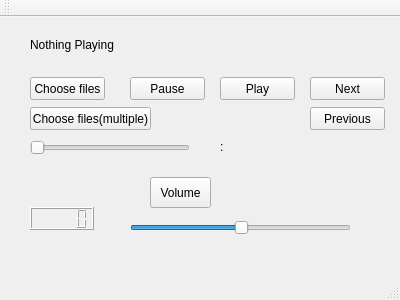
<?xml version="1.0" encoding="UTF-8"?>
<ui version="4.0">
 <class>MainWindow</class>
 <widget class="QMainWindow" name="MainWindow">
  <property name="geometry">
   <rect>
    <x>0</x>
    <y>0</y>
    <width>400</width>
    <height>300</height>
   </rect>
  </property>
  <property name="windowTitle">
   <string>GK's Music Player</string>
  </property>
  <widget class="QWidget" name="centralWidget">
   <widget class="QPushButton" name="pushButton">
    <property name="geometry">
     <rect>
      <x>30</x>
      <y>60</y>
      <width>75</width>
      <height>23</height>
     </rect>
    </property>
    <property name="text">
     <string>Choose files</string>
    </property>
   </widget>
   <widget class="QSlider" name="horizontalSlider">
    <property name="enabled">
     <bool>true</bool>
    </property>
    <property name="geometry">
     <rect>
      <x>130</x>
      <y>190</y>
      <width>221</width>
      <height>41</height>
     </rect>
    </property>
    <property name="value">
     <number>50</number>
    </property>
    <property name="sliderPosition">
     <number>50</number>
    </property>
    <property name="orientation">
     <enum>Qt::Horizontal</enum>
    </property>
   </widget>
   <widget class="QPushButton" name="pushButton_2">
    <property name="geometry">
     <rect>
      <x>130</x>
      <y>60</y>
      <width>75</width>
      <height>23</height>
     </rect>
    </property>
    <property name="text">
     <string>Pause</string>
    </property>
   </widget>
   <widget class="QPushButton" name="pushButton_3">
    <property name="geometry">
     <rect>
      <x>220</x>
      <y>60</y>
      <width>75</width>
      <height>23</height>
     </rect>
    </property>
    <property name="text">
     <string>Play</string>
    </property>
   </widget>
   <widget class="QToolButton" name="toolButton">
    <property name="geometry">
     <rect>
      <x>150</x>
      <y>160</y>
      <width>61</width>
      <height>31</height>
     </rect>
    </property>
    <property name="text">
     <string>Volume</string>
    </property>
   </widget>
   <widget class="QSlider" name="horizontalSlider_2">
    <property name="geometry">
     <rect>
      <x>30</x>
      <y>120</y>
      <width>160</width>
      <height>22</height>
     </rect>
    </property>
    <property name="orientation">
     <enum>Qt::Horizontal</enum>
    </property>
   </widget>
   <widget class="QLabel" name="label">
    <property name="geometry">
     <rect>
      <x>220</x>
      <y>120</y>
      <width>20</width>
      <height>20</height>
     </rect>
    </property>
    <property name="text">
     <string>:</string>
    </property>
   </widget>
   <widget class="QLabel" name="label_2">
    <property name="geometry">
     <rect>
      <x>200</x>
      <y>120</y>
      <width>20</width>
      <height>20</height>
     </rect>
    </property>
    <property name="text">
     <string/>
    </property>
   </widget>
   <widget class="QLabel" name="label_3">
    <property name="geometry">
     <rect>
      <x>230</x>
      <y>120</y>
      <width>20</width>
      <height>20</height>
     </rect>
    </property>
    <property name="text">
     <string/>
    </property>
   </widget>
   <widget class="QLabel" name="label_4">
    <property name="geometry">
     <rect>
      <x>30</x>
      <y>20</y>
      <width>271</width>
      <height>16</height>
     </rect>
    </property>
    <property name="text">
     <string>Nothing Playing</string>
    </property>
   </widget>
   <widget class="QPushButton" name="pushButton_4">
    <property name="geometry">
     <rect>
      <x>310</x>
      <y>60</y>
      <width>75</width>
      <height>23</height>
     </rect>
    </property>
    <property name="text">
     <string>Next</string>
    </property>
   </widget>
   <widget class="QLCDNumber" name="lcdNumber">
    <property name="geometry">
     <rect>
      <x>30</x>
      <y>190</y>
      <width>64</width>
      <height>23</height>
     </rect>
    </property>
   </widget>
   <widget class="QPushButton" name="pushButton_5">
    <property name="geometry">
     <rect>
      <x>30</x>
      <y>90</y>
      <width>121</width>
      <height>23</height>
     </rect>
    </property>
    <property name="text">
     <string>Choose files(multiple)</string>
    </property>
   </widget>
   <widget class="QPushButton" name="pushButton_6">
    <property name="geometry">
     <rect>
      <x>310</x>
      <y>90</y>
      <width>75</width>
      <height>23</height>
     </rect>
    </property>
    <property name="text">
     <string>Previous</string>
    </property>
   </widget>
   <zorder>horizontalSlider</zorder>
   <zorder>pushButton</zorder>
   <zorder>pushButton_2</zorder>
   <zorder>pushButton_3</zorder>
   <zorder>toolButton</zorder>
   <zorder>horizontalSlider_2</zorder>
   <zorder>label</zorder>
   <zorder>label_2</zorder>
   <zorder>label_3</zorder>
   <zorder>label_4</zorder>
   <zorder>pushButton_4</zorder>
   <zorder>lcdNumber</zorder>
   <zorder>pushButton_5</zorder>
   <zorder>pushButton_6</zorder>
  </widget>
  <widget class="QMenuBar" name="menuBar">
   <property name="geometry">
    <rect>
     <x>0</x>
     <y>0</y>
     <width>400</width>
     <height>21</height>
    </rect>
   </property>
  </widget>
  <widget class="QToolBar" name="mainToolBar">
   <attribute name="toolBarArea">
    <enum>TopToolBarArea</enum>
   </attribute>
   <attribute name="toolBarBreak">
    <bool>false</bool>
   </attribute>
  </widget>
  <widget class="QStatusBar" name="statusBar"/>
 </widget>
 <layoutdefault spacing="6" margin="11"/>
 <resources/>
 <connections>
  <connection>
   <sender>horizontalSlider</sender>
   <signal>valueChanged(int)</signal>
   <receiver>MainWindow</receiver>
   <slot>changevolume(int)</slot>
   <hints>
    <hint type="sourcelabel">
     <x>303</x>
     <y>234</y>
    </hint>
    <hint type="destinationlabel">
     <x>328</x>
     <y>213</y>
    </hint>
   </hints>
  </connection>
 </connections>
 <slots>
  <slot>changevolume(int)</slot>
 </slots>
</ui>
